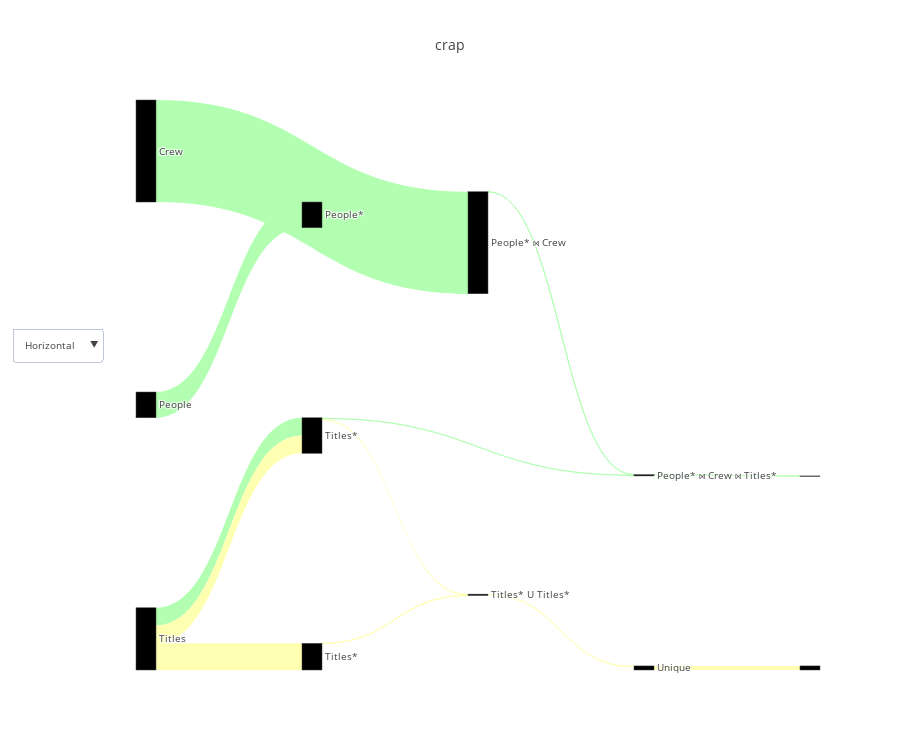

Here is the notebook cell this chart was saved with:
### Code cell
flow_df = query_renderer.get_flow_df(queries, con_str=con_str)
query_renderer.vizualize(flow_df, metrics=["actual_rows"], title="crap",open_=False)

### Figure 1 — Plotly figure (JSON) as saved in the notebook; plotly's stock layout.template omitted (floating-point values rounded to 4 significant figures)
{"data": [{"link": {"color": ["#ffffb2", "#ffffb2", "#ffffb2", "#b2ffb2", "#b2ffb2", "#b2ffb2", "#b2ffb2", "#b2ffb2", "#ffffb2", "#ffffb2", "#b2ffb2", "#ffffb2", "#b2ffb2"], "label": ["\nDescription: Filter relation to hold only relevant records.Filter condition: (titles_1.genres = 'Action'::text)", "\nDescription: Used in a UNION to merge multiple record sets by appending them together.", "\nDescription: Remove duplicated rows from a record set.", "\nDescription: Finds relevant records by sequentially scanning the input record set. When reading from a table, Seq Scans (unlike Index Scans) perform a single read operation (only the table is read).", "\nDescription: Filter relation to hold only relevant records.Filter condition: (people.name = ANY ('{\"Owen Wilson\",\"Adam Sandler\",\"Jason Segel\"}'::text[]))", "\nDescription: Finds relevant records by sequentially scanning the input record set. When reading from a table, Seq Scans (unlike Index Scans) perform a single read operation (only the table is read).", "\nDescription: Joins to record sets by hashing one of them (using a Hash Scan).Inner join with (crew.person_id = people.person_id)", "\nDescription: Finds relevant records by sequentially scanning the input record set. When reading from a table, Seq Scans (unlike Index Scans) perform a single read operation (only the table is read).", "\nDescription: Finds relevant records by sequentially scanning the input record set. When reading from a table, Seq Scans (unlike Index Scans) perform a single read operation (only the table is read).", "\nDescription: Finds relevant records by sequentially scanning the input record set. When reading from a table, Seq Scans (unlike Index Scans) perform a single read operation (only the table is read).", "\nDescription: Filter relation to hold only relevant records.Filter condition: (titles.genres = 'Comedy'::text)", "\nDescription: Filter relation to hold only relevant records.Filter condition: (titles.genres = 'Comedy'::text)", "\nDescription: Joins to record sets by hashing one of them (using a Hash Scan).Inner join with (titles.title_id = crew.title_id)"], "source": [0, 1, 2, 3, 4, 5, 6, 7, 7, 7, 8, 8, 9], "target": [1, 2, 11, 4, 6, 6, 9, 8, 8, 0, 9, 1, 10], "value": [15538, 181653, 544958, 3446261, 3, 13651901, 565, 2379234, 2379234, 3568850, 171294, 171294, 15]}, "node": {"color": ["black", "black", "black", "black", "black", "black", "black", "black", "black", "black", "black", "black", "black"], "label": ["Titles*", "Titles* U Titles*", "Unique", "People", "People*", "Crew", "People* ⋈ Crew", "Titles", "Titles*", "People* ⋈ Crew ⋈ Titles*"], "pad": 200}, "orientation": "h", "type": "sankey", "valueformat": ",", "valuesuffix": [" Rows", " Rows", " Rows", " Rows", " Rows", " Rows", " Rows", " Rows", " Rows", " Rows", " Rows", " Rows", " Rows"]}], "layout": {"font": {"size": 10}, "height": 750, "title": "crap", "updatemenus": [{"buttons": [{"args": ["orientation", "h"], "label": "Horizontal", "method": "restyle"}, {"args": ["orientation", "v"], "label": "Vertical", "method": "restyle"}], "y": 0.6}]}}
